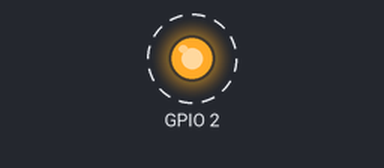
This program was run on a simulated ESP32. Shown: output pins drawn as LEDs (lit = HIGH). Dashed ring = blinking. WiFi joins after 1.5 s; servers stay silent unless stated; a WiFi scan finds three made-up networks; what the program prints to the serial monitor is not drawn.

Above: at 4.6 s.
Timing chart, 0 to 8.7 s (numbered marks = the images above):
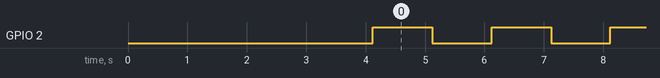

The program:

main.cpp
```cpp
#include <Arduino.h>
#include <WiFi.h>

#ifndef LED_PIN
#define LED_PIN 2
#endif

#ifndef WIFI_SSID
#define WIFI_SSID ""
#endif

#ifndef WIFI_PASS
#define WIFI_PASS ""
#endif

static const uint32_t SCAN_INTERVAL_MS = 15000;
static const uint32_t HEARTBEAT_MS = 1000;

unsigned long lastScanMs = 0;
unsigned long lastBlinkMs = 0;
bool ledState = false;
bool connectAttempted = false;
bool wifiConnected = false;

void printScanResults() {
  Serial.println("[WIFI] Starting scan...");
  int n = WiFi.scanNetworks(false, true);
  if (n < 0) {
    Serial.println("[WIFI] Scan failed");
    return;
  }

  Serial.printf("[WIFI] Found %d network(s)\n", n);
  for (int i = 0; i < n; i++) {
    Serial.printf("  %2d) SSID=%s RSSI=%d dBm CH=%d ENC=%d\n",
                  i + 1,
                  WiFi.SSID(i).c_str(),
                  WiFi.RSSI(i),
                  WiFi.channel(i),
                  WiFi.encryptionType(i));
  }
  WiFi.scanDelete();
}

void tryConnectOnce() {
  if (connectAttempted) {
    return;
  }
  connectAttempted = true;

  if (strlen(WIFI_SSID) == 0) {
    Serial.println("[WIFI] WIFI_SSID not set; running scan-only mode.");
    return;
  }

  Serial.printf("[WIFI] Connecting to SSID '%s'...\n", WIFI_SSID);
  WiFi.mode(WIFI_STA);
  WiFi.disconnect(true, true);
  delay(200);
  WiFi.begin(WIFI_SSID, WIFI_PASS);

  uint32_t start = millis();
  const uint32_t timeoutMs = 20000;
  while (WiFi.status() != WL_CONNECTED && (millis() - start) < timeoutMs) {
    delay(300);
    Serial.print('.');
  }
  Serial.println();

  if (WiFi.status() == WL_CONNECTED) {
    wifiConnected = true;
    Serial.println("[WIFI] CONNECTED");
    Serial.printf("[WIFI] IP: %s\n", WiFi.localIP().toString().c_str());
    Serial.printf("[WIFI] Gateway: %s\n", WiFi.gatewayIP().toString().c_str());
    Serial.printf("[WIFI] DNS: %s\n", WiFi.dnsIP().toString().c_str());
    Serial.printf("[WIFI] RSSI: %d dBm\n", WiFi.RSSI());
  } else {
    Serial.printf("[WIFI] CONNECT FAILED, status=%d\n", WiFi.status());
  }
}

void setup() {
  pinMode(LED_PIN, OUTPUT);
  digitalWrite(LED_PIN, LOW);
  Serial.begin(115200);
  delay(300);

  Serial.println("WIFI_TEST_START");
  Serial.printf("[WIFI] MAC: %s\n", WiFi.macAddress().c_str());

  WiFi.mode(WIFI_STA);
  delay(100);

  printScanResults();
  lastScanMs = millis();

  tryConnectOnce();
}

void loop() {
  unsigned long now = millis();

  if ((now - lastBlinkMs) >= HEARTBEAT_MS) {
    lastBlinkMs = now;
    ledState = !ledState;
    digitalWrite(LED_PIN, ledState ? HIGH : LOW);
    Serial.printf("[HB] LED %s  WIFI=%s  RSSI=%d\n",
                  ledState ? "ON" : "OFF",
                  (WiFi.status() == WL_CONNECTED) ? "CONNECTED" : "DISCONNECTED",
                  (WiFi.status() == WL_CONNECTED) ? WiFi.RSSI() : 0);
  }

  if ((now - lastScanMs) >= SCAN_INTERVAL_MS) {
    lastScanMs = now;
    if (WiFi.status() != WL_CONNECTED) {
      printScanResults();
    }
  }

  if (!wifiConnected && WiFi.status() == WL_CONNECTED) {
    wifiConnected = true;
    Serial.println("[WIFI] Reconnected");
    Serial.printf("[WIFI] IP: %s\n", WiFi.localIP().toString().c_str());
  }
}
```

Measured:
- by itself, GPIO 2: alternates HIGH for 1.0 s and LOW for 1.0 s
